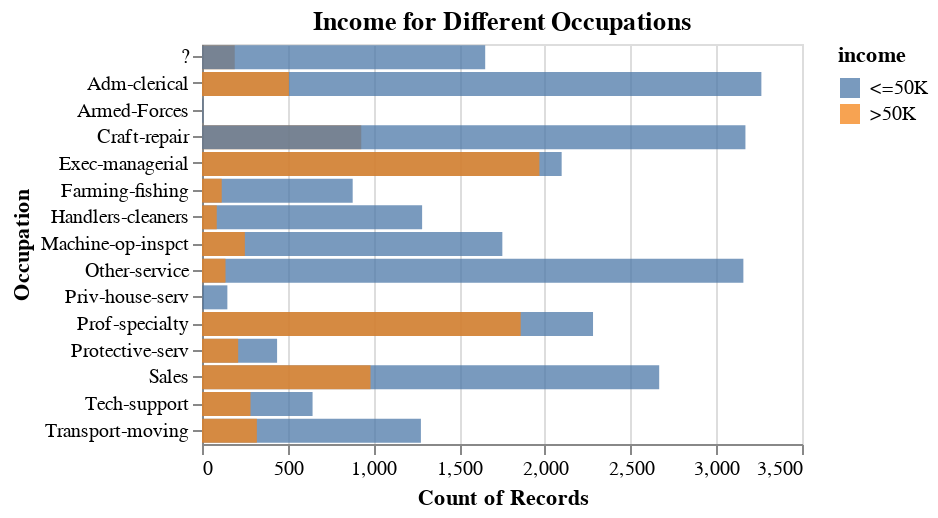

Write notebook code for a chart like this one.
### Code cell
alt.Chart(data_adult, title='Income for Different Occupations').mark_bar(opacity=0.75).encode(        
    alt.Y('occupation').title('Occupation'),             
    alt.X('count()').scale(zero=False).stack(False),
    alt.Color('income')                              
).properties(
    height=200,
    width=300
)

### Figure 1 — Vega specification as saved in the notebook (floating-point values rounded to 4 significant figures)
{"$schema": "https://vega.github.io/schema/vega/v5.json", "data": [{"name": "source_0", "values": [{"__count": 3263, "income": " <=50K", "occupation": " Adm-clerical"}, {"__count": 2098, "income": " <=50K", "occupation": " Exec-managerial"}, {"__count": 1284, "income": " <=50K", "occupation": " Handlers-cleaners"}, {"__count": 2281, "income": " <=50K", "occupation": " Prof-specialty"}, {"__count": 3158, "income": " <=50K", "occupation": " Other-service"}, {"__count": 1968, "income": " >50K", "occupation": " Exec-managerial"}, {"__count": 1859, "income": " >50K", "occupation": " Prof-specialty"}, {"__count": 2667, "income": " <=50K", "occupation": " Sales"}, {"__count": 929, "income": " >50K", "occupation": " Craft-repair"}, {"__count": 1277, "income": " <=50K", "occupation": " Transport-moving"}, {"__count": 879, "income": " <=50K", "occupation": " Farming-fishing"}, {"__count": 1752, "income": " <=50K", "occupation": " Machine-op-inspct"}, {"__count": 645, "income": " <=50K", "occupation": " Tech-support"}, {"__count": 283, "income": " >50K", "occupation": " Tech-support"}, {"__count": 3170, "income": " <=50K", "occupation": " Craft-repair"}, {"__count": 191, "income": " >50K", "occupation": " ?"}, {"__count": 438, "income": " <=50K", "occupation": " Protective-serv"}, {"__count": 983, "income": " >50K", "occupation": " Sales"}, {"__count": 1652, "income": " <=50K", "occupation": " ?"}, {"__count": 507, "income": " >50K", "occupation": " Adm-clerical"}, {"__count": 211, "income": " >50K", "occupation": " Protective-serv"}, {"__count": 137, "income": " >50K", "occupation": " Other-service"}, {"__count": 250, "income": " >50K", "occupation": " Machine-op-inspct"}, {"__count": 115, "income": " >50K", "occupation": " Farming-fishing"}, {"__count": 320, "income": " >50K", "occupation": " Transport-moving"}, {"__count": 8, "income": " <=50K", "occupation": " Armed-Forces"}, {"__count": 148, "income": " <=50K", "occupation": " Priv-house-serv"}, {"__count": 86, "income": " >50K", "occupation": " Handlers-cleaners"}, {"__count": 1, "income": " >50K", "occupation": " Armed-Forces"}, {"__count": 1, "income": " >50K", "occupation": " Priv-house-serv"}]}, {"name": "source_0_x_domain___count", "values": [{"min": 1, "max": 3263}]}, {"name": "source_0_y_domain_occupation", "values": [{"occupation": " Adm-clerical"}, {"occupation": " Exec-managerial"}, {"occupation": " Handlers-cleaners"}, {"occupation": " Prof-specialty"}, {"occupation": " Other-service"}, {"occupation": " Sales"}, {"occupation": " Craft-repair"}, {"occupation": " Transport-moving"}, {"occupation": " Farming-fishing"}, {"occupation": " Machine-op-inspct"}, {"occupation": " Tech-support"}, {"occupation": " ?"}, {"occupation": " Protective-serv"}, {"occupation": " Armed-Forces"}, {"occupation": " Priv-house-serv"}]}, {"name": "source_0_color_domain_income", "values": [{"income": " <=50K"}, {"income": " >50K"}]}], "marks": [{"type": "rect", "name": "marks", "from": {"data": "source_0"}, "encode": {"update": {"opacity": {"value": 0.75}, "fill": {"field": "income", "scale": "color"}, "y": {"field": "occupation", "scale": "y"}, "x": {"field": "__count", "scale": "x"}, "x2": {"signal": "scale('x', inrange(0, domain('x')) ? 0 : domain('x')[0])"}, "height": {"signal": "max(0.25, bandwidth('y'))"}}}, "style": ["bar"]}], "scales": [{"name": "x", "type": "linear", "domain": [{"signal": "(data(\"source_0_x_domain___count\")[0] || {}).min"}, {"signal": "(data(\"source_0_x_domain___count\")[0] || {}).max"}], "range": [0, {"signal": "width"}], "nice": true, "zero": false}, {"name": "y", "type": "band", "domain": {"data": "source_0_y_domain_occupation", "field": "occupation", "sort": true}, "range": [0, {"signal": "height"}], "paddingInner": 0.1, "paddingOuter": 0.05}, {"name": "color", "type": "ordinal", "domain": {"data": "source_0_color_domain_income", "field": "income", "sort": true}, "range": "category"}], "axes": [{"scale": "x", "labels": false, "grid": true, "maxExtent": 0, "minExtent": 0, "ticks": false, "aria": false, "domain": false, "gridScale": "y", "orient": "bottom", "tickCount": {"signal": "ceil(width/40)"}, "zindex": 0}, {"scale": "x", "labelFlush": true, "labelOverlap": true, "tickCount": {"signal": "ceil(width/40)"}, "zindex": 0, "grid": false, "orient": "bottom", "title": "Count of Records"}, {"scale": "y", "orient": "left", "grid": false, "title": "Occupation", "zindex": 0}], "title": {"text": "Income for Different Occupations", "frame": "group"}, "width": 300, "height": 200, "style": "cell", "padding": 5, "background": "white", "legends": [{"fill": "color", "symbolType": "square", "title": "income", "encode": {"symbols": {"update": {"opacity": {"value": 0.75}}}}}]}
